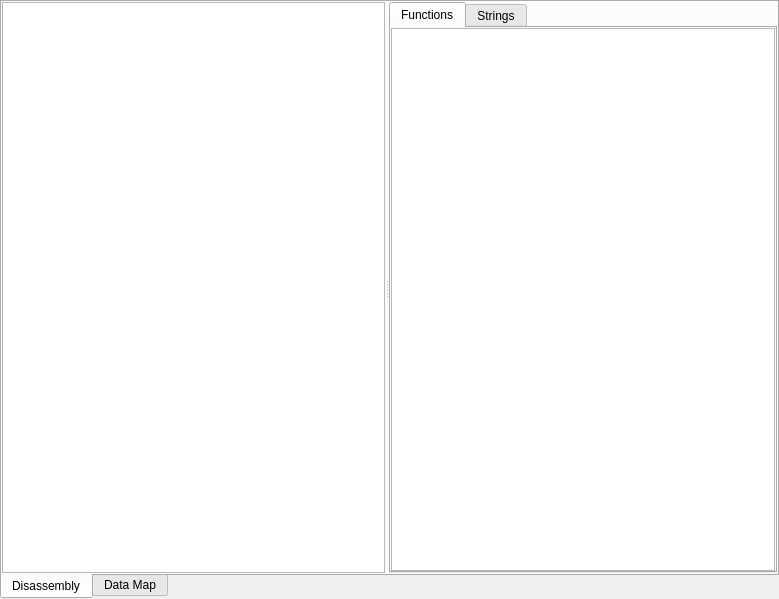
<?xml version="1.0" encoding="UTF-8"?>
<ui version="4.0">
 <class>DisassemblerViewPage</class>
 <widget class="QWidget" name="DisassemblerViewPage">
  <property name="geometry">
   <rect>
    <x>0</x>
    <y>0</y>
    <width>779</width>
    <height>599</height>
   </rect>
  </property>
  <property name="windowTitle">
   <string>Form</string>
  </property>
  <layout class="QVBoxLayout" name="verticalLayout">
   <property name="margin">
    <number>0</number>
   </property>
   <item>
    <widget class="QTabWidget" name="tabMain">
     <property name="tabPosition">
      <enum>QTabWidget::South</enum>
     </property>
     <property name="tabShape">
      <enum>QTabWidget::Rounded</enum>
     </property>
     <property name="currentIndex">
      <number>0</number>
     </property>
     <widget class="QWidget" name="tabDisassembly">
      <attribute name="title">
       <string>Disassembly</string>
      </attribute>
      <layout class="QVBoxLayout" name="verticalLayout_2">
       <property name="margin">
        <number>0</number>
       </property>
       <item>
        <widget class="QSplitter" name="splitter">
         <property name="orientation">
          <enum>Qt::Horizontal</enum>
         </property>
         <widget class="DisassemblerView" name="disassemblyView"/>
         <widget class="QTabWidget" name="tabWidget">
          <property name="minimumSize">
           <size>
            <width>300</width>
            <height>0</height>
           </size>
          </property>
          <property name="currentIndex">
           <number>0</number>
          </property>
          <widget class="QWidget" name="tabFunctions">
           <attribute name="icon">
            <iconset resource="../../../resources.qrc">
             <normaloff>:/format_icons/res/method.png</normaloff>:/format_icons/res/method.png</iconset>
           </attribute>
           <attribute name="title">
            <string>Functions</string>
           </attribute>
           <layout class="QHBoxLayout" name="horizontalLayout">
            <property name="margin">
             <number>0</number>
            </property>
            <item>
             <widget class="QTreeView" name="tvFunctions">
              <property name="contextMenuPolicy">
               <enum>Qt::CustomContextMenu</enum>
              </property>
              <property name="autoScroll">
               <bool>true</bool>
              </property>
              <property name="editTriggers">
               <set>QAbstractItemView::NoEditTriggers</set>
              </property>
              <property name="alternatingRowColors">
               <bool>true</bool>
              </property>
              <property name="rootIsDecorated">
               <bool>false</bool>
              </property>
              <property name="uniformRowHeights">
               <bool>true</bool>
              </property>
              <property name="itemsExpandable">
               <bool>false</bool>
              </property>
              <property name="expandsOnDoubleClick">
               <bool>false</bool>
              </property>
             </widget>
            </item>
           </layout>
          </widget>
          <widget class="QWidget" name="tabStrings">
           <attribute name="icon">
            <iconset resource="../../../resources.qrc">
             <normaloff>:/misc_icons/res/disassemble.png</normaloff>:/misc_icons/res/disassemble.png</iconset>
           </attribute>
           <attribute name="title">
            <string>Strings</string>
           </attribute>
           <layout class="QVBoxLayout" name="verticalLayout_3">
            <property name="margin">
             <number>0</number>
            </property>
            <item>
             <widget class="QTreeView" name="tvStrings">
              <property name="rootIsDecorated">
               <bool>false</bool>
              </property>
              <property name="uniformRowHeights">
               <bool>true</bool>
              </property>
              <property name="itemsExpandable">
               <bool>false</bool>
              </property>
              <property name="expandsOnDoubleClick">
               <bool>false</bool>
              </property>
             </widget>
            </item>
           </layout>
          </widget>
         </widget>
        </widget>
       </item>
      </layout>
     </widget>
     <widget class="QWidget" name="tabDataMap">
      <attribute name="title">
       <string>Data Map</string>
      </attribute>
      <layout class="QVBoxLayout" name="verticalLayout_4">
       <property name="margin">
        <number>0</number>
       </property>
       <item>
        <widget class="DataMapView" name="dataMapView" native="true"/>
       </item>
      </layout>
     </widget>
    </widget>
   </item>
  </layout>
 </widget>
 <customwidgets>
  <customwidget>
   <class>DisassemblerView</class>
   <extends>QPlainTextEdit</extends>
   <header>views/hexview/disassemblerviewpage/disassemblerview/disassemblerview.h</header>
  </customwidget>
  <customwidget>
   <class>DataMapView</class>
   <extends>QWidget</extends>
   <header>views/hexview/disassemblerviewpage/datamapview/datamapview.h</header>
   <container>1</container>
  </customwidget>
 </customwidgets>
 <resources>
  <include location="../../../resources.qrc"/>
 </resources>
 <connections/>
</ui>
